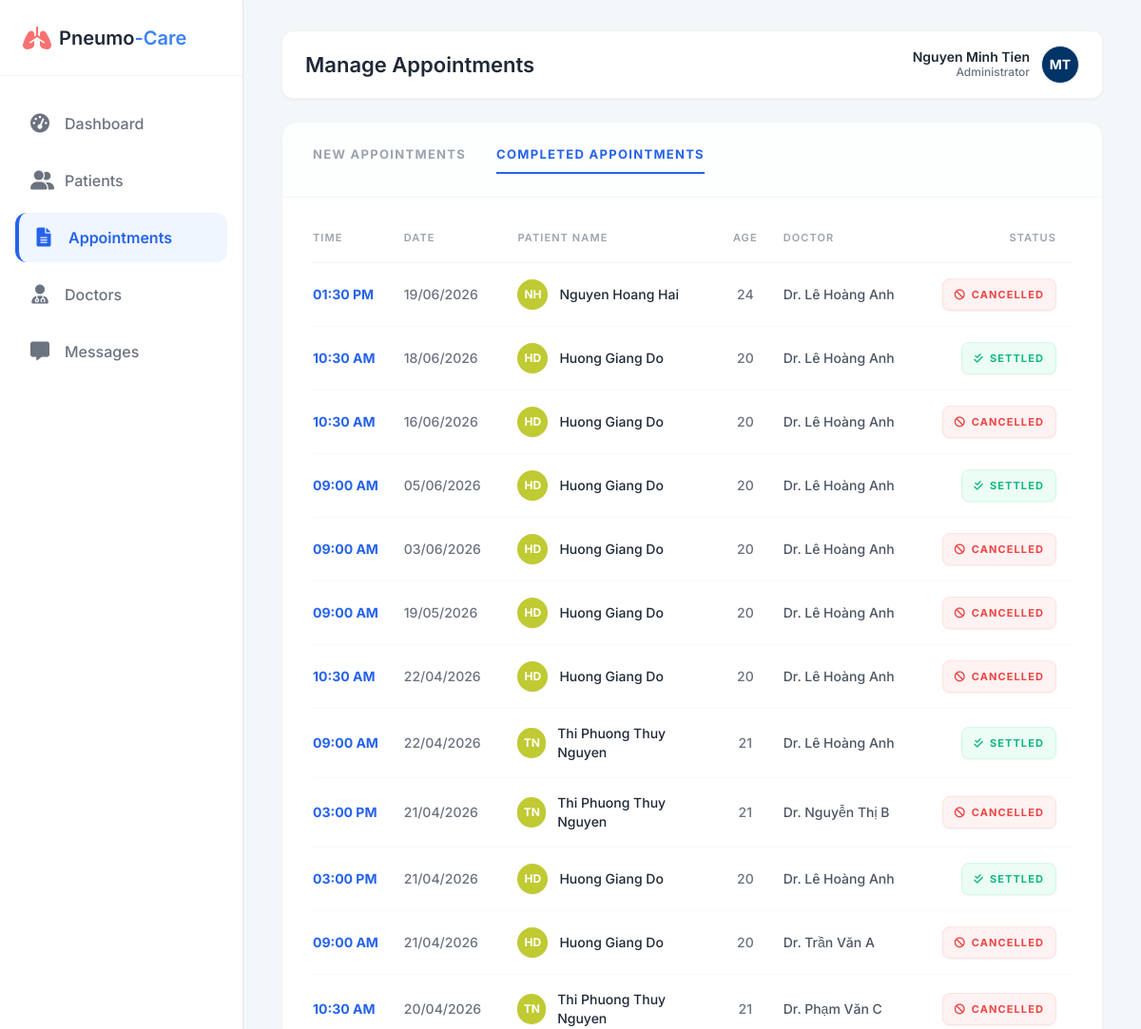
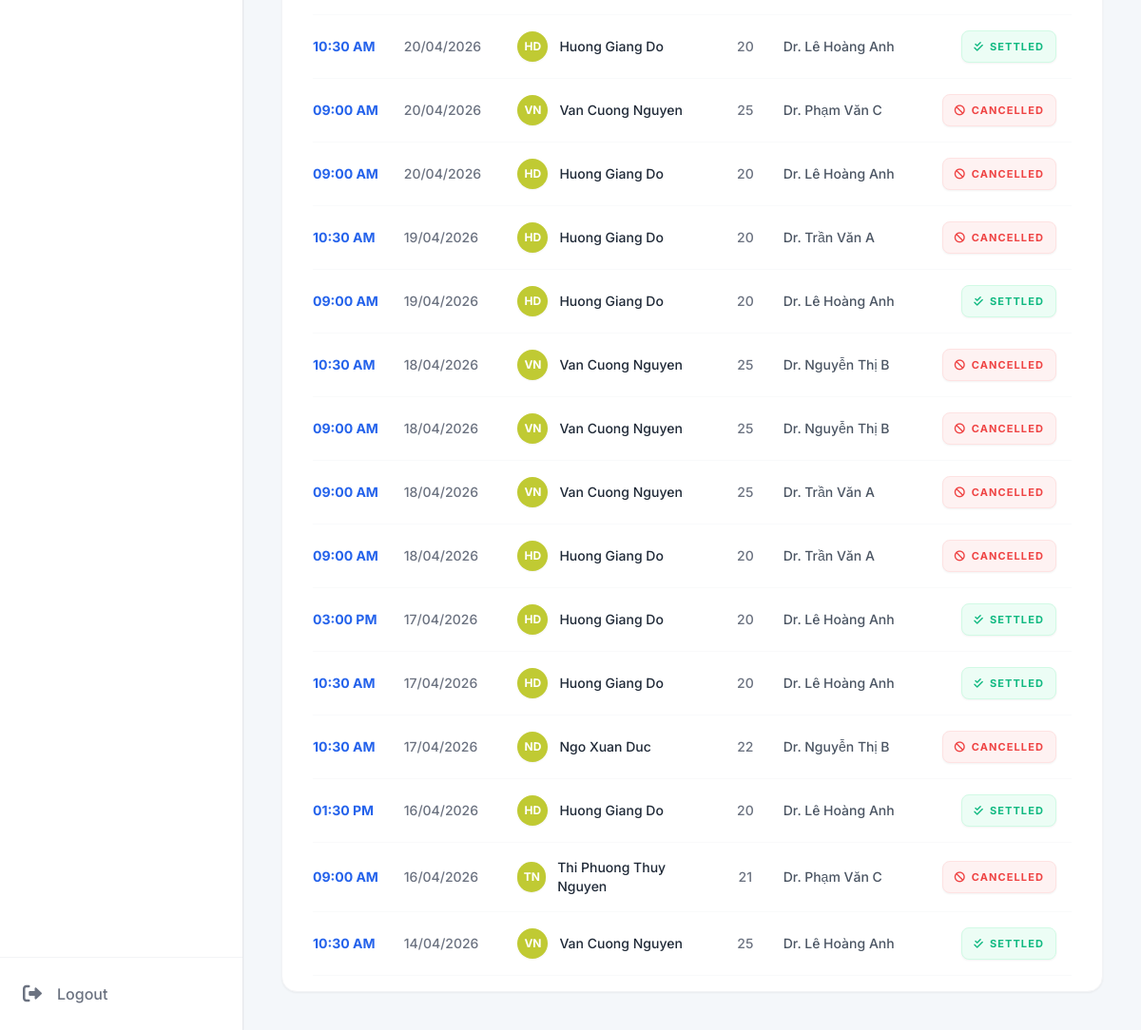
Screenshot of /adm_appointments_completed.php (signed in) with the database file from the repository (2 pictures, top to bottom).
### tables this page shows
CREATE TABLE `Appointments` (
  `appointment_id` int(11) NOT NULL,
  `patient_id` int(11) DEFAULT NULL,
  `doctor_id` int(11) DEFAULT NULL,
  `appointment_date` date NOT NULL,
  `appointment_time` time NOT NULL,
  `patient_symptoms_note` text DEFAULT NULL,
  `status` enum('Scheduled','In Progress','Completed','Cancelled','No-Show') DEFAULT 'Scheduled',
  `fee_status` enum('Paid','Unpaid') DEFAULT 'Unpaid',
  `payment_method` enum('Tiền mặt','Chuyển khoản') DEFAULT NULL,
  `created_at` timestamp NOT NULL DEFAULT current_timestamp(),
  `patient_notes` text DEFAULT NULL,
  `ai_prediction_label` varchar(50) DEFAULT NULL,
  `ai_confidence_score` decimal(5,2) DEFAULT NULL,
  `treatment_plan` text DEFAULT NULL
);

CREATE TABLE `Users` (
  `user_id` int(11) NOT NULL,
  `email` varchar(100) NOT NULL,
  `password_hash` varchar(255) NOT NULL,
  `full_name` varchar(100) NOT NULL,
  `role` enum('Admin','Doctor','Patient') NOT NULL,
  `avatar_url` text DEFAULT NULL,
  `is_active` tinyint(1) DEFAULT 1,
  `created_at` timestamp NOT NULL DEFAULT current_timestamp()
);

CREATE TABLE `Patient_Profiles` (
  `patient_id` int(11) NOT NULL,
  `date_of_birth` date NOT NULL,
  `gender` enum('Male','Female','Other') DEFAULT NULL,
  `blood_group` varchar(5) DEFAULT NULL,
  `phone_number` varchar(20) DEFAULT NULL,
  `address` text DEFAULT NULL,
  `identity_card_number` varchar(20) DEFAULT NULL,
  `violations` int(11) NOT NULL DEFAULT 0
);

### adm_appointments_completed.php (the view, shortened to what this page needs)
<?php
require 'db.php';
$adminName = $_SESSION['name'];
function getInitials($fullName) {
    $words = explode(' ', trim($fullName));
    $count = count($words);
    if ($count >= 2) {
        $first = mb_substr($words[$count - 2], 0, 1, 'UTF-8');
        $second = mb_substr($words[$count - 1], 0, 1, 'UTF-8');
        return mb_strtoupper($first . $second, 'UTF-8');
    } elseif ($count == 1) {
        return mb_strtoupper(mb_substr($words[0], 0, 1, 'UTF-8'), 'UTF-8');
    }
    return '?';
}
$completed = [];
try {
    $stmt = $pdo->prepare("
        SELECT a.*, u_p.user_id as patient_id, u_p.full_name as p_name, u_p.avatar_url as p_avatar, pp.date_of_birth, u_d.full_name as d_name
        FROM Appointments a
        JOIN Users u_p ON a.patient_id = u_p.user_id
        JOIN Patient_Profiles pp ON u_p.user_id = pp.patient_id
        JOIN Users u_d ON a.doctor_id = u_d.user_id
        WHERE a.status IN ('Completed', 'Cancelled')
        ORDER BY a.appointment_date DESC, a.appointment_time DESC
    ");
    $stmt->execute();
    $completed = $stmt->fetchAll();
} catch (PDOException $e) {
    die("<div style='color:red; padding:20px; background:#fee2e2; border:1px solid #ef4444; margin:20px;'><b>Lỗi DB:</b> " . $e->getMessage() . "</div>");
}
function calculateAge($birthDate) {
    return date_diff(date_create($birthDate), date_create('today'))->y;
}
?>
<!DOCTYPE html>
<html lang="vi">
<head>
    <script src="https://cdn.tailwindcss.com"></script>
    <link href="https://cdnjs.cloudflare.com/ajax/libs/font-awesome/6.0.0/css/all.min.css" rel="stylesheet">
</head>
<body class="flex h-screen overflow-hidden text-gray-800 relative">
<div class="flex w-full h-full relative">
    <aside class="w-64 bg-white border-r border-gray-200 flex flex-col h-full flex-shrink-0 z-10 shadow-sm">
        <div class="h-20 flex items-center px-6 border-b border-gray-100">
            <i class="fa-solid fa-lungs text-red-400 text-2xl mr-2"></i>
            <span class="text-xl font-semibold">Pneumo<span class="text-blue-500">-Care</span></span>
        </div>
        <nav class="flex-1 px-4 py-6 space-y-2 overflow-y-auto">
            <a href="adm_dashboard.php" class="flex items-center gap-4 px-4 py-3 text-gray-500 hover:bg-gray-50 hover:text-gray-800 rounded-xl transition-colors font-medium">
                <i class="fa-solid fa-gauge-high w-5 text-center text-xl"></i><span>Dashboard</span>
            </a>
            <a href="adm_patients.php" class="flex items-center gap-4 px-4 py-3 text-gray-500 hover:bg-gray-50 hover:text-gray-800 rounded-xl transition-colors font-medium">
                <i class="fa-solid fa-user-group w-5 text-center text-xl"></i><span>Patients</span>
            </a>
            <a href="adm_appointments.php" class="sidebar-active flex items-center gap-4 px-4 py-3 rounded-xl font-semibold transition-colors">
                <i class="fa-solid fa-file-lines w-5 text-center text-xl"></i><span>Appointments</span>
            </a>
            <a href="adm_doctors.php" class="flex items-center gap-4 px-4 py-3 text-gray-500 hover:bg-gray-50 hover:text-gray-800 rounded-xl transition-colors font-medium">
                <i class="fa-solid fa-user-doctor w-5 text-center text-xl"></i><span>Doctors</span>
            </a>
            <a href="adm_messages.php" class="flex items-center gap-4 px-4 py-3 text-gray-500 hover:bg-gray-50 hover:text-gray-800 rounded-xl transition-colors font-medium">
                <i class="fa-solid fa-message w-5 text-center text-xl"></i><span>Messages</span>
            </a>
        </nav>
        <div class="p-6 border-t mt-auto border-gray-100">
            <a href="logout.php" class="flex items-center gap-4 text-gray-500 hover:text-red-500 transition-colors font-medium">
                <i class="fa-solid fa-right-from-bracket text-xl"></i><span>Logout</span>
            </a>
        </div>
    </aside>
    <main class="main-content bg-[#f4f7fa]">
        <div class="topbar-wrapper flex-shrink-0">
            <header class="topbar">
                <h1>Manage Appointments</h1>
                <div class="flex items-center gap-6">
                    <div class="flex items-center gap-3 cursor-pointer">
                        <div class="text-right hidden sm:block">
                            <p class="text-sm font-semibold text-gray-800" style="line-height: 1.2;"><?php echo htmlspecialchars($adminName); ?></p>
                            <p class="text-xs text-gray-500 font-medium">Administrator</p>
                        </div>
                    <div class="w-10 h-10 rounded-full bg-[#003366] text-white flex items-center justify-center font-bold text-sm shadow-sm border border-gray-200">
                        <?php echo getInitials($adminName); ?>
                    </div>
                    </div>
                </div>
            </header>
        </div>
        <div class="content-area max-w-7xl mx-auto w-full">
            <div class="bg-white rounded-2xl shadow-sm border border-gray-100 flex flex-col min-h-full overflow-hidden">
                <div class="px-8 py-6 border-b border-gray-100 flex justify-between items-center bg-gray-50/30">
                    <div class="flex gap-8">
                        <a href="adm_appointments.php" class="pb-2 text-[13px] font-bold text-gray-400 hover:text-blue-500 uppercase tracking-widest transition-colors">NEW APPOINTMENTS</a>
                        <a href="adm_appointments_completed.php" class="pb-2 text-[13px] font-bold text-blue-600 border-b-2 border-blue-600 uppercase tracking-widest transition-colors">COMPLETED APPOINTMENTS</a>
                    </div>
                </div>
                <div class="flex-1 overflow-auto px-8 pb-4">
                    <table class="w-full text-left text-sm mt-4">
                        <thead class="text-gray-400 border-b border-gray-100 uppercase text-[11px] tracking-widest">
                            <tr>
                                <th class="py-4 font-semibold w-[12%]">Time</th>
                                <th class="py-4 font-semibold w-[15%]">Date</th>
                                <th class="py-4 font-semibold w-[25%]">Patient Name</th>
                                <th class="py-4 font-semibold w-[10%] text-center">Age</th>
                                <th class="py-4 font-semibold w-[20%]">Doctor</th>
                                <th class="py-4 font-semibold w-[18%] text-right pr-4">Status</th>
                            </tr>
                        </thead>
                        <tbody class="text-gray-600">
                            <?php if (empty($completed)): ?>
                                <tr><td colspan="6" class="py-16 text-center text-gray-400 italic">No completed appointments found.</td></tr>
                            <?php else: ?>
                                <?php foreach ($completed as $row): ?>
                                    <?php
                                        $nameParts = explode(' ', trim($row['p_name']));
                                        $initials = strtoupper(substr($nameParts[0], 0, 1));
                                        if (count($nameParts) > 1) {
                                            $initials .= strtoupper(substr(end($nameParts), 0, 1));
                                        }
                                    ?>
                                    <tr class="border-b border-gray-50 hover:bg-blue-50/20 transition-colors">
                                        <td class="py-4 text-blue-600 font-bold text-sm"><?php echo date('h:i A', strtotime($row['appointment_time'])); ?></td>
                                        <td class="py-4 text-gray-500 font-medium text-sm"><?php echo date('d/m/Y', strtotime($row['appointment_date'])); ?></td>
                                        <td class="py-4">
                                            <div class="flex items-center gap-3">
                                                <div class="w-8 h-8 rounded-full bg-[#c0ca33] text-white flex items-center justify-center text-xs font-bold shadow-sm">
                                                    <?php echo $initials; ?>
                                                </div>
                                                <span class="text-gray-800 font-medium text-sm"><?php echo htmlspecialchars($row['p_name']); ?></span>
                                            </div>
                                        </td>
                                        <td class="py-4 text-gray-500 text-sm text-center font-medium"><?php echo calculateAge($row['date_of_birth']); ?></td>
                                        <td class="py-4 text-gray-600 text-sm font-medium">Dr. <?php echo htmlspecialchars($row['d_name']); ?> </td>
                                        <td class="py-4 text-right pr-4">
                                            <?php if($row['status'] == 'Completed'): ?>
                                                <span class="text-emerald-500 bg-emerald-50 border border-emerald-100 px-3 py-1.5 rounded-lg text-[11px] font-bold uppercase tracking-widest cursor-default whitespace-nowrap inline-flex items-center shadow-sm">
                                                    <i class="fa-solid fa-check-double mr-1.5"></i> Settled
                                                </span>
                                            <?php elseif($row['status'] == 'Cancelled'): ?>
                                                <span class="text-red-500 bg-red-50 border border-red-100 px-3 py-1.5 rounded-lg text-[11px] font-bold uppercase tracking-widest cursor-default whitespace-nowrap inline-flex items-center shadow-sm">
                                                    <i class="fa-solid fa-ban mr-1.5"></i> Cancelled
                                                </span>
                                            <?php endif; ?>
                                        </td>
                                    </tr>
                                <?php endforeach; ?>
                            <?php endif; ?>
                        </tbody>
                    </table>
                </div>
            </div>
        </div>
    </main>
</div>
</body>
</html>

### adm_appointments_completed.php (style rules this page uses)
* { margin: 0; padding: 0; box-sizing: border-box; }
body { font-family: 'Inter', sans-serif; background-color: #f4f7fa; color: #1f2937; }
.sidebar-active { background-color: #eff6ff; color: #2563eb; border-left: 4px solid #2563eb; font-weight: 600; }
.main-content { flex: 1; display: flex; flex-direction: column; overflow: hidden; }
.topbar-wrapper { padding: 32px 40px 0 40px; }
.topbar { height: 72px; background: #ffffff; border: 1px solid #f3f4f6; display: flex; align-items: center; justify-content: space-between; padding: 0 24px; border-radius: 12px; box-shadow: 0 1px 3px rgba(0,0,0,0.05); margin-bottom: 24px; }
.topbar h1 { font-size: 22px; font-weight: 600; color: #1f2937; margin: 0; }
.content-area { padding: 0 40px 40px 40px; flex: 1; overflow-y: auto; }

### rows the page displays
appointments: appointment_time "01:30 PM", appointment_date "19/06/2026", users.full_name "NH", users.full_name "Nguyen Hoang Hai", patient.date_of_birth "24", users.full_name "Lê Hoàng Anh", status "Cancelled" (drawn)
appointments: appointment_time "10:30 AM", appointment_date "18/06/2026", users.full_name "HD", users.full_name "Huong Giang Do", patient.date_of_birth "20", users.full_name "Lê Hoàng Anh", status "Completed" (drawn)
appointments: appointment_time "10:30 AM", appointment_date "16/06/2026", users.full_name "HD", users.full_name "Huong Giang Do", patient.date_of_birth "20", users.full_name "Lê Hoàng Anh", status "Cancelled" (drawn)
appointments: appointment_time "09:00 AM", appointment_date "05/06/2026", users.full_name "HD", users.full_name "Huong Giang Do", patient.date_of_birth "20", users.full_name "Lê Hoàng Anh", status "Completed" (drawn)
appointments: appointment_time "09:00 AM", appointment_date "03/06/2026", users.full_name "HD", users.full_name "Huong Giang Do", patient.date_of_birth "20", users.full_name "Lê Hoàng Anh", status "Cancelled" (drawn)
appointments: appointment_time "09:00 AM", appointment_date "19/05/2026", users.full_name "HD", users.full_name "Huong Giang Do", patient.date_of_birth "20", users.full_name "Lê Hoàng Anh", status "Cancelled" (drawn)
appointments: appointment_time "10:30 AM", appointment_date "22/04/2026", users.full_name "HD", users.full_name "Huong Giang Do", patient.date_of_birth "20", users.full_name "Lê Hoàng Anh", status "Cancelled" (drawn)
appointments: appointment_time "09:00 AM", appointment_date "22/04/2026", users.full_name "TN", users.full_name "Thi Phuong Thuy Nguyen", patient.date_of_birth "21", users.full_name "Lê Hoàng Anh", status "Completed" (drawn)
appointments: appointment_time "03:00 PM", appointment_date "21/04/2026", users.full_name "TN", users.full_name "Thi Phuong Thuy Nguyen", patient.date_of_birth "21", users.full_name "Nguyễn Thị B", status "Cancelled" (drawn)
appointments: appointment_time "03:00 PM", appointment_date "21/04/2026", users.full_name "HD", users.full_name "Huong Giang Do", patient.date_of_birth "20", users.full_name "Lê Hoàng Anh", status "Completed" (drawn)
appointments: appointment_time "09:00 AM", appointment_date "21/04/2026", users.full_name "HD", users.full_name "Huong Giang Do", patient.date_of_birth "20", users.full_name "Trần Văn A", status "Cancelled" (drawn)
appointments: appointment_time "10:30 AM", appointment_date "20/04/2026", users.full_name "TN", users.full_name "Thi Phuong Thuy Nguyen", patient.date_of_birth "21", users.full_name "Phạm Văn C", status "Cancelled" (drawn)
appointments: appointment_time "10:30 AM", appointment_date "20/04/2026", users.full_name "HD", users.full_name "Huong Giang Do", patient.date_of_birth "20", users.full_name "Lê Hoàng Anh", status "Completed" (drawn)
appointments: appointment_time "09:00 AM", appointment_date "20/04/2026", users.full_name "VN", users.full_name "Van Cuong Nguyen", patient.date_of_birth "25", users.full_name "Phạm Văn C", status "Cancelled" (drawn)
appointments: appointment_time "09:00 AM", appointment_date "20/04/2026", users.full_name "HD", users.full_name "Huong Giang Do", patient.date_of_birth "20", users.full_name "Lê Hoàng Anh", status "Cancelled" (drawn)
appointments: appointment_time "10:30 AM", appointment_date "19/04/2026", users.full_name "HD", users.full_name "Huong Giang Do", patient.date_of_birth "20", users.full_name "Trần Văn A", status "Cancelled" (drawn)
appointments: appointment_time "09:00 AM", appointment_date "19/04/2026", users.full_name "HD", users.full_name "Huong Giang Do", patient.date_of_birth "20", users.full_name "Lê Hoàng Anh", status "Completed" (drawn)
appointments: appointment_time "10:30 AM", appointment_date "18/04/2026", users.full_name "VN", users.full_name "Van Cuong Nguyen", patient.date_of_birth "25", users.full_name "Nguyễn Thị B", status "Cancelled" (drawn)
appointments: appointment_time "09:00 AM", appointment_date "18/04/2026", users.full_name "VN", users.full_name "Van Cuong Nguyen", patient.date_of_birth "25", users.full_name "Nguyễn Thị B", status "Cancelled" (drawn)
appointments: appointment_time "09:00 AM", appointment_date "18/04/2026", users.full_name "VN", users.full_name "Van Cuong Nguyen", patient.date_of_birth "25", users.full_name "Trần Văn A", status "Cancelled" (drawn)
appointments: appointment_time "09:00 AM", appointment_date "18/04/2026", users.full_name "HD", users.full_name "Huong Giang Do", patient.date_of_birth "20", users.full_name "Trần Văn A", status "Cancelled" (drawn)
appointments: appointment_time "03:00 PM", appointment_date "17/04/2026", users.full_name "HD", users.full_name "Huong Giang Do", patient.date_of_birth "20", users.full_name "Lê Hoàng Anh", status "Completed" (drawn)
appointments: appointment_time "10:30 AM", appointment_date "17/04/2026", users.full_name "HD", users.full_name "Huong Giang Do", patient.date_of_birth "20", users.full_name "Lê Hoàng Anh", status "Completed" (drawn)
appointments: appointment_time "10:30 AM", appointment_date "17/04/2026", users.full_name "ND", users.full_name "Ngo Xuan Duc", patient.date_of_birth "22", users.full_name "Nguyễn Thị B", status "Cancelled" (drawn)
appointments: appointment_time "01:30 PM", appointment_date "16/04/2026", users.full_name "HD", users.full_name "Huong Giang Do", patient.date_of_birth "20", users.full_name "Lê Hoàng Anh", status "Completed" (drawn)
appointments: appointment_time "09:00 AM", appointment_date "16/04/2026", users.full_name "TN", users.full_name "Thi Phuong Thuy Nguyen", patient.date_of_birth "21", users.full_name "Phạm Văn C", status "Cancelled" (drawn)
appointments: appointment_time "10:30 AM", appointment_date "14/04/2026", users.full_name "VN", users.full_name "Van Cuong Nguyen", patient.date_of_birth "25", users.full_name "Lê Hoàng Anh", status "Completed" (drawn)

### other values shown
$adminName "Nguyen Minh Tien"
getInitials($adminName) "MT"
